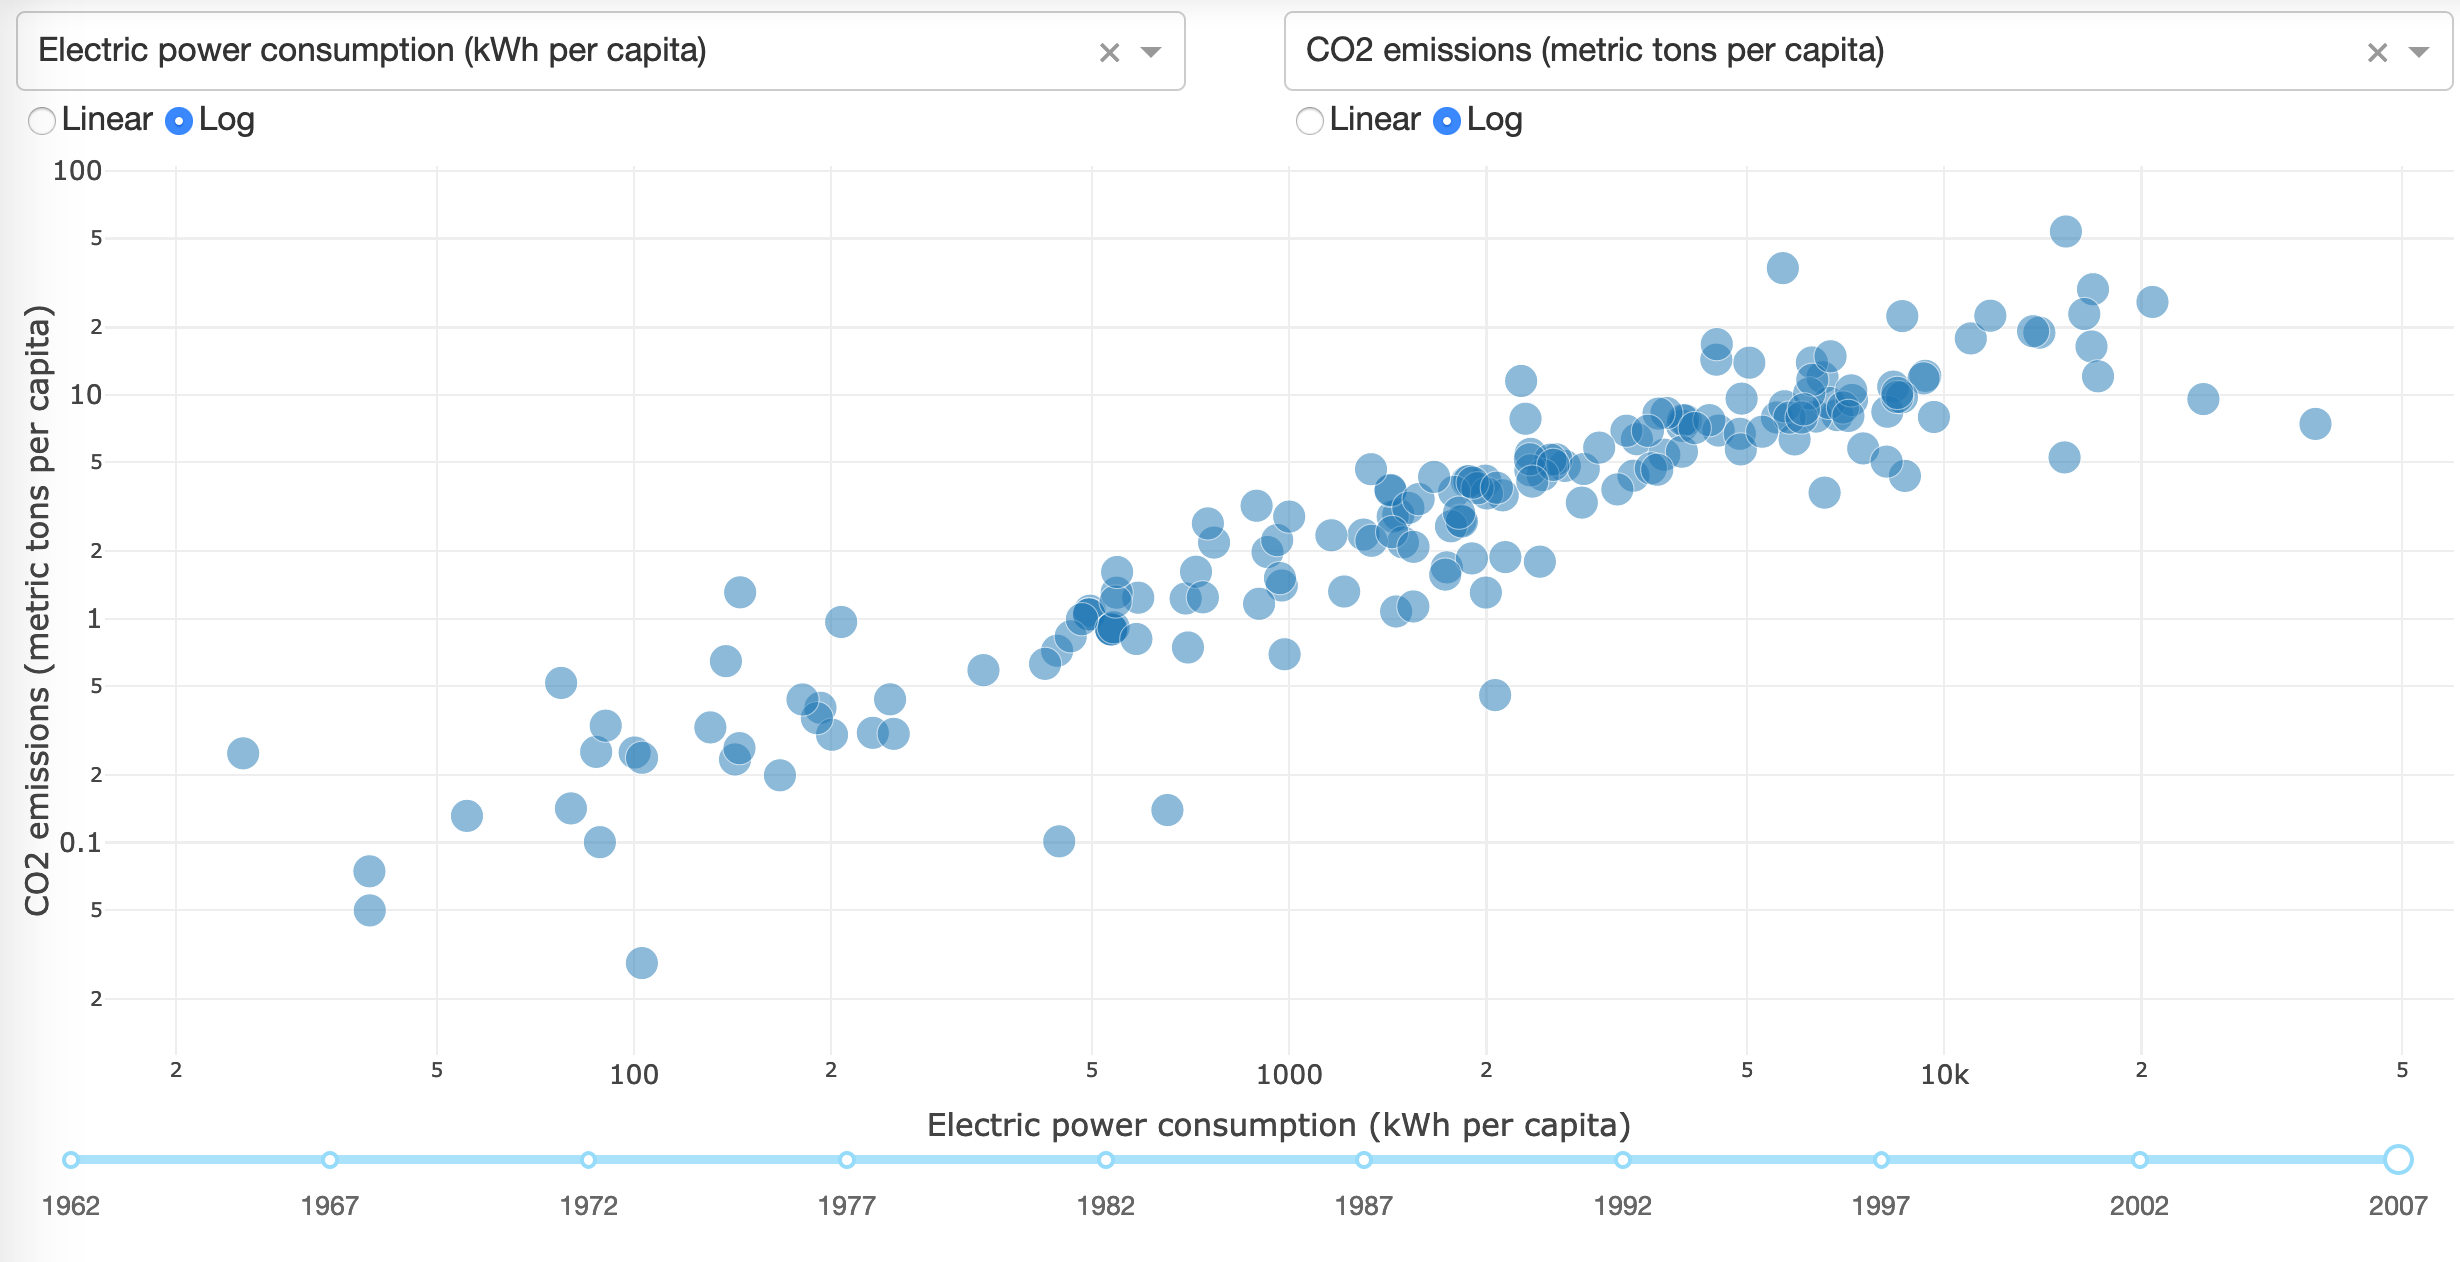

Reproduce this figure in Python.
import dash
import dash_core_components as dcc
import dash_html_components as html
from dash.dependencies import Input, Output

import pandas as pd

external_stylesheets = ["https://codepen.io/chriddyp/pen/bWLwgP.css"]

app = dash.Dash(__name__, external_stylesheets=external_stylesheets)

df = pd.read_csv("https://plotly.github.io/datasets/country_indicators.csv")

available_indicators = df["Indicator Name"].unique()

app.layout = html.Div(
    [
        html.Div(
            [
                html.Div(
                    [
                        dcc.Dropdown(
                            id="xaxis-column",
                            options=[
                                {"label": i, "value": i} for i in available_indicators
                            ],
                            value="Fertility rate, total (births per woman)",
                        ),
                        dcc.RadioItems(
                            id="xaxis-type",
                            options=[
                                {"label": i, "value": i} for i in ["Linear", "Log"]
                            ],
                            value="Linear",
                            labelStyle={"display": "inline-block"},
                        ),
                    ],
                    style={"width": "48%", "display": "inline-block"},
                ),
                html.Div(
                    [
                        dcc.Dropdown(
                            id="yaxis-column",
                            options=[
                                {"label": i, "value": i} for i in available_indicators
                            ],
                            value="Life expectancy at birth, total (years)",
                        ),
                        dcc.RadioItems(
                            id="yaxis-type",
                            options=[
                                {"label": i, "value": i} for i in ["Linear", "Log"]
                            ],
                            value="Linear",
                            labelStyle={"display": "inline-block"},
                        ),
                    ],
                    style={"width": "48%", "float": "right", "display": "inline-block"},
                ),
            ]
        ),
        dcc.Graph(id="indicator-graphic"),
        dcc.Slider(
            id="year--slider",
            min=df["Year"].min(),
            max=df["Year"].max(),
            value=df["Year"].max(),
            marks={str(year): str(year) for year in df["Year"].unique()},
            step=None,
        ),
    ]
)


@app.callback(
    Output("indicator-graphic", "figure"),
    [
        Input("xaxis-column", "value"),
        Input("yaxis-column", "value"),
        Input("xaxis-type", "value"),
        Input("yaxis-type", "value"),
        Input("year--slider", "value"),
    ],
)
def update_graph(
    xaxis_column_name, yaxis_column_name, xaxis_type, yaxis_type, year_value
):
    dff = df[df["Year"] == year_value]

    return {
        "data": [
            dict(
                x=dff[dff["Indicator Name"] == xaxis_column_name]["Value"],
                y=dff[dff["Indicator Name"] == yaxis_column_name]["Value"],
                text=dff[dff["Indicator Name"] == yaxis_column_name]["Country Name"],
                mode="markers",
                marker={
                    "size": 15,
                    "opacity": 0.5,
                    "line": {"width": 0.5, "color": "white"},
                },
            )
        ],
        "layout": dict(
            xaxis={
                "title": xaxis_column_name,
                "type": "linear" if xaxis_type == "Linear" else "log",
            },
            yaxis={
                "title": yaxis_column_name,
                "type": "linear" if yaxis_type == "Linear" else "log",
            },
            margin={"l": 40, "b": 40, "t": 10, "r": 0},
            hovermode="closest",
        ),
    }


if __name__ == "__main__":
    app.run_server(debug=True)
